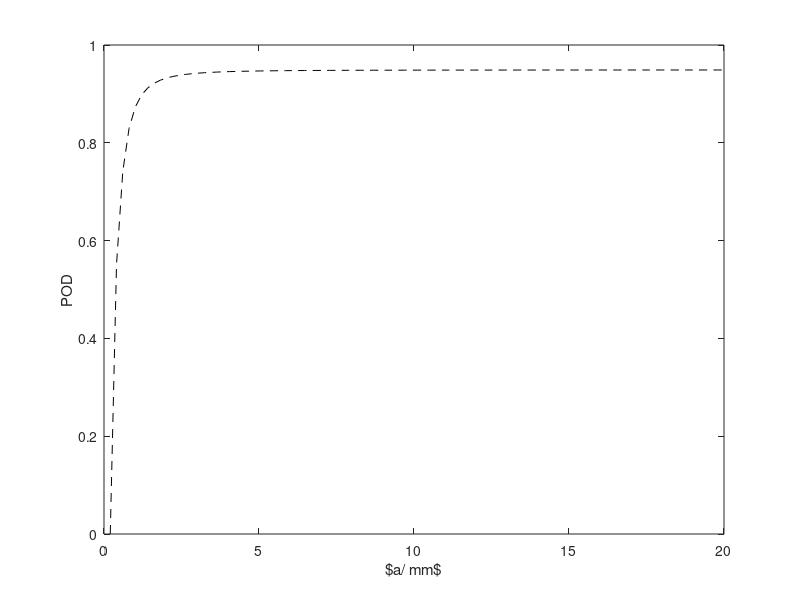

Write the MATLAB code that produced this figure. (Note: this script raises an error after producing the figure.)
start_tic = tic;
close all

load POD;

pod = {"far","near","mag","elec"};
legs = {
    "Ultrasonic(far end)"
    "Ultrasonic(near end)"
    "Megnetic powder"
    "Eddy current"
};
line = {"k-.","k-","k:","k--"};

for i = 1:length(pod)
    varn = strcat('pod_', pod{i});
    eval(strcat('data = ', varn, ';'));
    
    plot(data(:,1), data(:,2), line{i});
end

xlabel('$a/{\rm mm}$');
ylabel('POD');
legend(legs, 'location','SE');

h = gca;
h.XTick = 0:2:20;
h.YTick = 0:0.2:1;
h.YLim = [0 1.1];

%%
fprintf('%s elapsed: %f s\n', mfilename, toc(start_tic));

figure(1);
if strncmpi(mfilename, 'plot_', 5)
    pname = mfilename;  % mfilename(6:end) wont work.
    print(pname(6:end), '-depsc');
else
    set(1, 'windowstyle', 'docked')
end
